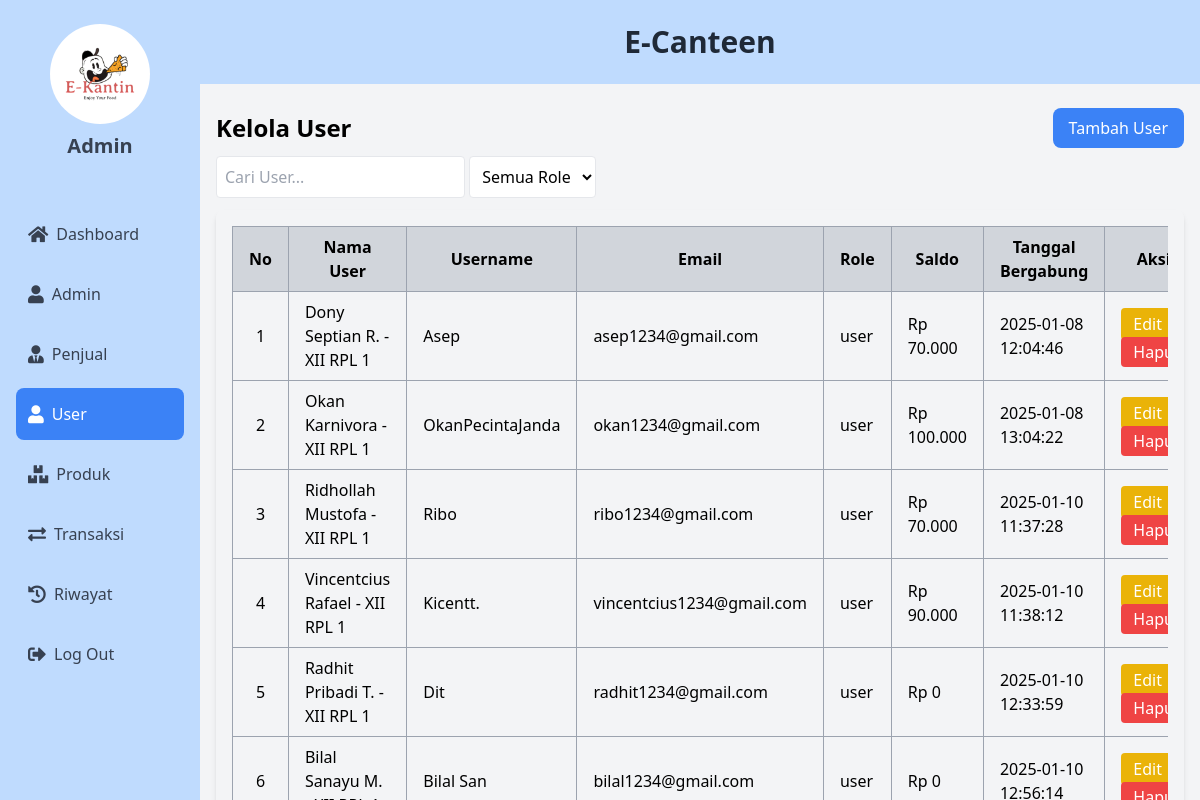
/e-canteen/user/user.php, run on the app's committed database.
### tables this page shows
CREATE TABLE `user` (
  `id_user` int NOT NULL AUTO_INCREMENT,
  `nama_user` varchar(100) NOT NULL,
  `username` varchar(100) NOT NULL,
  `email` varchar(100) NOT NULL,
  `role` varchar(100) NOT NULL,
  `saldo` decimal(10,2) NOT NULL DEFAULT '0.00',
  `password` varchar(100) NOT NULL,
  `tanggal_bergabung` timestamp NOT NULL DEFAULT CURRENT_TIMESTAMP,
  PRIMARY KEY (`id_user`)
);

### e-canteen/user/user.php (the view, shortened to what this page needs)
<?php
include '../config.php';
$sql = "SELECT * FROM user";
$hal = isset($_GET['hal']) ? (int)$_GET['hal'] : 1;
$batas = 8;
$mulai = ($hal - 1) * $batas;
$sql .= " LIMIT $mulai, $batas";
$query = mysqli_query($conn, $sql);
?>
<!DOCTYPE html>
<html lang="en">
<head>
    <script src="https://cdn.tailwindcss.com"></script>
    <link href="https://cdnjs.cloudflare.com/ajax/libs/font-awesome/5.15.4/css/all.min.css" rel="stylesheet">
</head>
<body class="bg-gray-100">
    <div class="flex flex h-screen overflow-hidden">
        <div class="w-1/6 bg-blue-200">
            <div class="flex flex-col items-center py-6 px-4">
                <div class="flex flex-col items-center mb-6">
                    <img src="../images/WhatsApp Image 2025-01-04 at 10.08.50_8e6a12dc.jpg" alt="Logo" class="rounded-full mb-2" style="height: 100px;">
                    <h1 class="text-xl font-semibold text-gray-700">Admin</h1>
                </div><br>
                <nav class="space-y-2 w-full">
                    <a href="../dashboard/dashboard.php" class="nav-link flex items-center p-3 w-full text-gray-700 hover:bg-blue-500 hover:text-white transition-all duration-300 rounded-lg <?php echo (basename($_SERVER['PHP_SELF']) == 'dashboard.php') ? 'bg-blue-500 text-white' : ''; ?>">
                        <i class="fas fa-home mr-2 text-lg"></i> Dashboard
                    </a>
                    <a href="../admin/admin.php" class="nav-link flex items-center p-3 w-full text-gray-700 hover:bg-blue-500 hover:text-white transition-all duration-300 rounded-lg <?php echo (basename($_SERVER['PHP_SELF']) == 'admin.php') ? 'bg-blue-500 text-white' : ''; ?>">
                        <i class="fas fa-user mr-2 text-lg"></i> Admin
                    </a>
                    <a href="../penjual/penjual.php" class="nav-link flex items-center p-3 w-full text-gray-700 hover:bg-blue-500 hover:text-white transition-all duration-300 rounded-lg <?php echo (basename($_SERVER['PHP_SELF']) == 'penjual.php') ? 'bg-blue-500 text-white' : ''; ?>">
                        <i class="fas fa-user-tie mr-2 text-lg"></i> Penjual
                    </a>
                    <a href="../user/user.php" class="nav-link flex items-center p-3 w-full text-gray-700 hover:bg-blue-500 hover:text-white transition-all duration-300 rounded-lg <?php echo (basename($_SERVER['PHP_SELF']) == 'user.php') ? 'bg-blue-500 text-white' : ''; ?>">
                        <i class="fas fa-user mr-2 text-lg"></i> User
                    </a>
                    <a href="../barang/barang.php" class="nav-link flex items-center p-3 w-full text-gray-700 hover:bg-blue-500 hover:text-white transition-all duration-300 rounded-lg <?php echo (basename($_SERVER['PHP_SELF']) == 'barang.php') ? 'bg-blue-500 text-white' : ''; ?>">
                        <i class="fas fa-boxes mr-2 text-lg"></i> Produk
                    </a>
                    <a href="../transaksi/transaksi.php" class="nav-link flex items-center p-3 w-full text-gray-700 hover:bg-blue-500 hover:text-white transition-all duration-300 rounded-lg <?php echo (basename($_SERVER['PHP_SELF']) == 'transaksi.php') ? 'bg-blue-500 text-white' : ''; ?>">
                        <i class="fas fa-exchange-alt mr-2 text-lg"></i> Transaksi
                    </a>
                    <a href="../riwayat/riwayat.php" class="nav-link flex items-center p-3 w-full text-gray-700 hover:bg-blue-500 hover:text-white transition-all duration-300 rounded-lg <?php echo (basename($_SERVER['PHP_SELF']) == 'riwayat.php') ? 'bg-blue-500 text-white' : ''; ?>">
                        <i class="fas fa-history mr-2 text-lg"></i> Riwayat
                    </a>
                    <a href="../logout.php" class="nav-link flex items-center p-3 w-full text-gray-700 hover:bg-blue-500 hover:text-white transition-all duration-300 rounded-lg">
                        <i class="fas fa-sign-out-alt mr-2 text-lg"></i> Log Out
                    </a>
                </nav>
            </div>
        </div>
        <div class="w-5/6 flex flex-col overflow-hidden">
            <div class="bg-blue-200 text-center text-xl font-bold text-black py-6 border-b-3 border-blue-400">
                <h1 class="text-3xl font-bold text-gray-800">E-Canteen</h1>
            </div>
            <div class="flex-1 p-4">
                <div class="flex justify-between items-center py-2">
                    <h1 class="text-2xl font-semibold">Kelola User</h1>
                    <button onclick="toggleModal('add')"
                            class="bg-blue-500 text-white py-2 px-4 rounded-lg hover:bg-blue-600">
                        Tambah User
                    </button>
                </div>
                <div class="mb-3">
                    <input type="text" id="searchInput" class="search-input form-control p-2 border rounded" placeholder="Cari User...">
                    <select id="roleFilter" name="roleFilter" class="p-2 border rounded bg-white" onchange="applyFilter()">
                        <option value="">Semua Role</option>
                    </select>
                </div>
                <div class="card shadow-md rounded-lg overflow-hidden">
                    <div class="card-body p-4">
                        <div class="overflow-x-auto">
                            <table class="min-w-full table-auto border-collapse">
                                <thead>
                                    <tr class="bg-gray-300 text-center">
                                        <th class="px-4 py-2 border border-gray-400">No</th>
                                        <th class="px-4 py-2 border border-gray-400">Nama User</th>
                                        <th class="px-4 py-2 border border-gray-400">Username</th>
                                        <th class="px-4 py-2 border border-gray-400">Email</th>
                                        <th class="px-4 py-2 border border-gray-400">Role</th>
                                        <th class="px-4 py-2 border border-gray-400">Saldo</th>
                                        <th class="px-4 py-2 border border-gray-400">Tanggal Bergabung</th>
                                        <th class="px-4 py-2 border border-gray-400">Aksi</th>
                                    </tr>
                                </thead>
                                <tbody>
                                    <?php
                                    $no = $mulai + 1;
                                    while ($row = mysqli_fetch_array($query)) {
                                        echo '<tr>
                                            <td class="px-4 py-2 text-center border border-gray-400">' . $no . '</td>
                                            <td class="px-4 py-2 border border-gray-400">' . htmlspecialchars($row['nama_user']) . '</td>
                                            <td class="px-4 py-2 border border-gray-400">' . htmlspecialchars($row['username']) . '</td>
                                            <td class="px-4 py-2 border border-gray-400">' . htmlspecialchars($row['email']) . '</td>
                                            <td class="px-4 py-2 border border-gray-400">' . htmlspecialchars($row['role']) . '</td>
                                            <td class="px-4 py-2 border border-gray-400">Rp ' . number_format($row['saldo'], 0, ',', '.') . '</td>
                                            <td class="px-4 py-2 border border-gray-400">' . htmlspecialchars($row['tanggal_bergabung']) . '</td>
                                            <td class="px-4 py-2 border border-gray-400">
                                                <button onclick="openEditModal(
                                                    \'' . $row['id_user'] . '\',
                                                    \'' . htmlspecialchars($row['nama_user'], ENT_QUOTES) . '\',
                                                    \'' . htmlspecialchars($row['username'], ENT_QUOTES) . '\',
                                                    \'' . htmlspecialchars($row['email'], ENT_QUOTES) . '\',
                                                    \'' . htmlspecialchars($row['role'], ENT_QUOTES) . '\',
                                                    \'' . $row['saldo'] . '\'
                                                )" class="bg-yellow-500 text-white px-3 py-1 rounded hover:bg-yellow-600">
                                                    Edit
                                                </button>
                                                <a onclick="openDeleteModal(' . $row['id_user'] . ')"
                                                        class="bg-red-500 text-white px-3 py-1 rounded hover:bg-red-600">
                                                    Hapus
                                                </a>
                                            </td>
                                        </tr>';
                                        $no++;
                                    }
                                    ?>
                                </tbody>
                            </table>
                        </div>
                    </div>
                </div>
            </div>
        </div>
    </div>
</body>
</html>

### e-canteen/user/user.php (style rules this page uses)
.search-input { max-width: 250px; }

### data on the page
user: nama_user "Dony Septian R. - XII RPL 1", username "Asep", email "asep1234@gmail.com", role "user", saldo "70.000", tanggal_bergabung "2025-01-08 12:04:46"
user: nama_user "Okan Karnivora - XII RPL 1", username "OkanPecintaJanda", email "okan1234@gmail.com", role "user", saldo "100.000", tanggal_bergabung "2025-01-08 13:04:22"
user: nama_user "Ridhollah Mustofa - XII RPL 1", username "Ribo", email "ribo1234@gmail.com", role "user", saldo "70.000", tanggal_bergabung "2025-01-10 11:37:28"
user: nama_user "Vincentcius Rafael - XII RPL 1", username "Kicentt.", email "vincentcius1234@gmail.com", role "user", saldo "90.000", tanggal_bergabung "2025-01-10 11:38:12"
user: nama_user "Radhit Pribadi T. - XII RPL 1", username "Dit", email "radhit1234@gmail.com", role "user", saldo "0", tanggal_bergabung "2025-01-10 12:33:59"
user: nama_user "Bilal Sanayu M.…", username "Bilal San", email "bilal1234@gmail.com", role "user", saldo "0"
